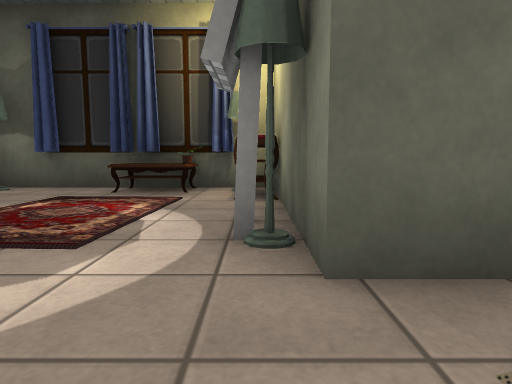
[1] (above)

17 first-person views from a walk through a 3-D level made in the Unity game engine. The camera is 0.58 m above the floor, tilts 6° down and sees 75° across. The floor is counted in squares, 1 m on a side. Each view is taken from the middle of a square. On the plan, view 1 faces up. The plan holds only what a view shows up to about 9 squares ahead; the rest is blank. The player is left out. Some surface patterns are stand-ins.

[2]
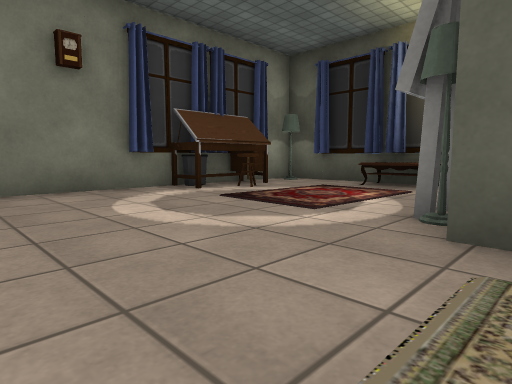

[3]
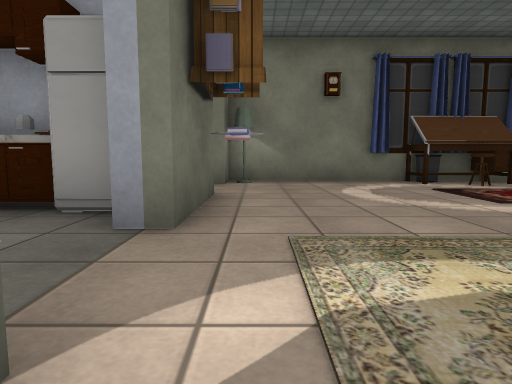

[4]
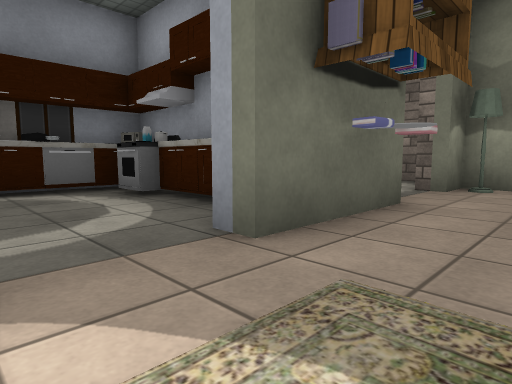

[5]
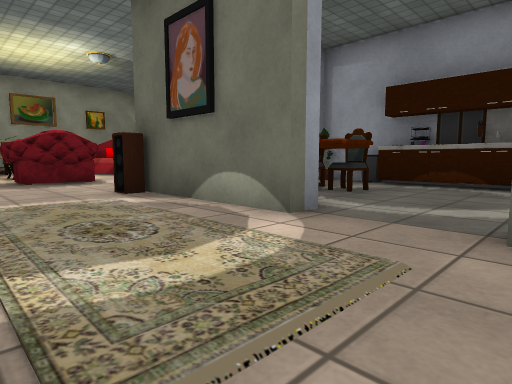

[6]
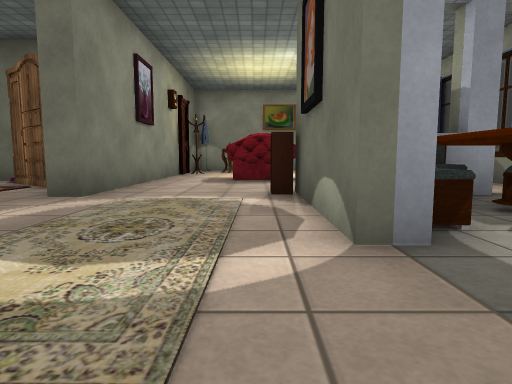

[7]
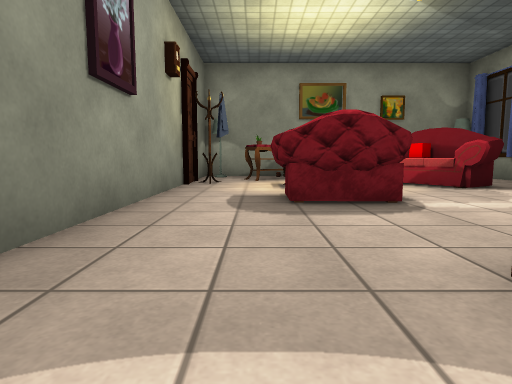

[8]
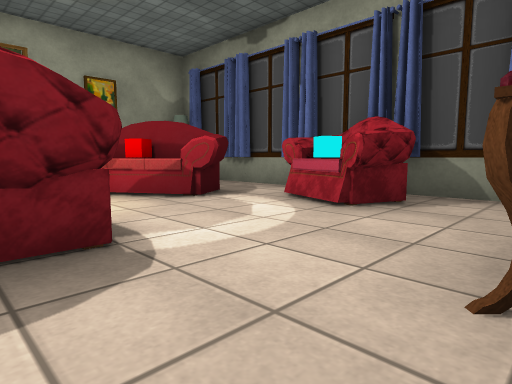

[9]
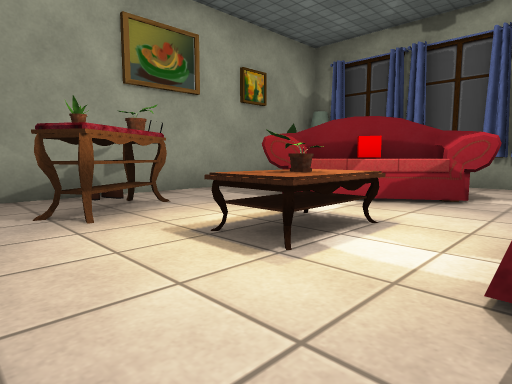

[10]
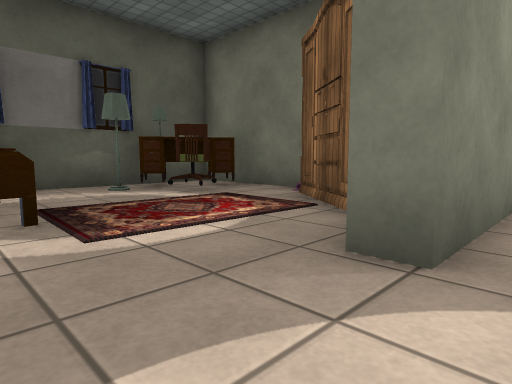

[11]
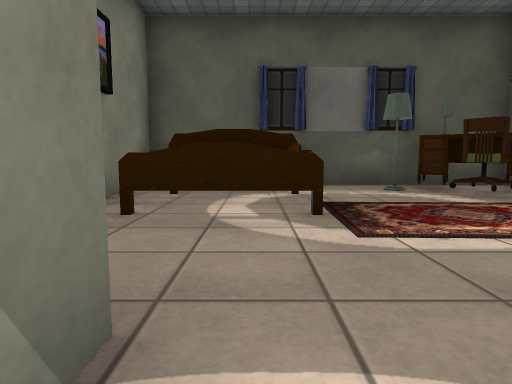

[12]
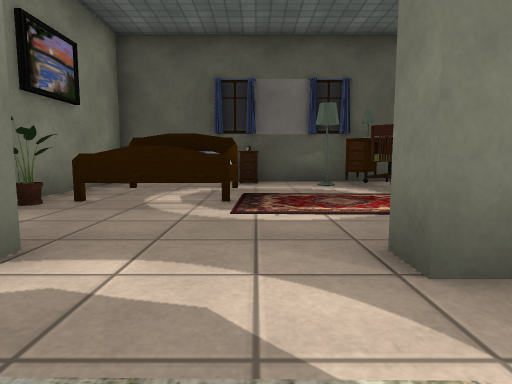

[13]
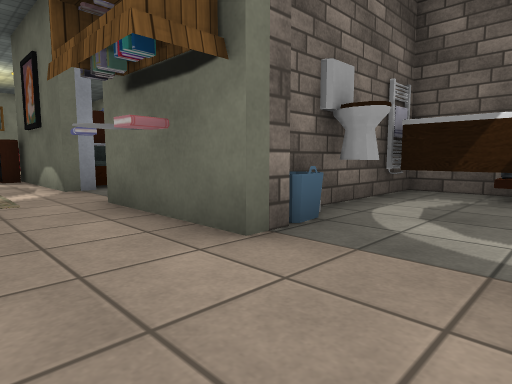

[14]
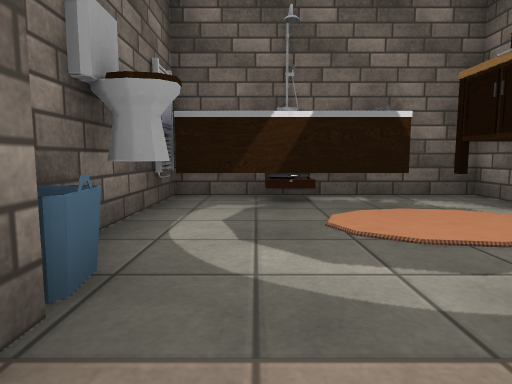

[15]
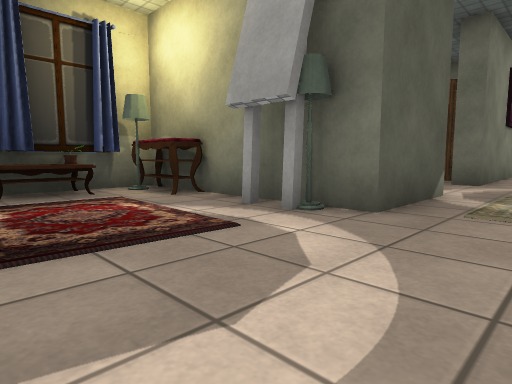

[16]
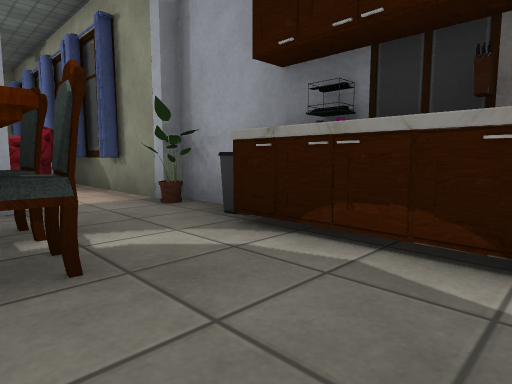

[17]
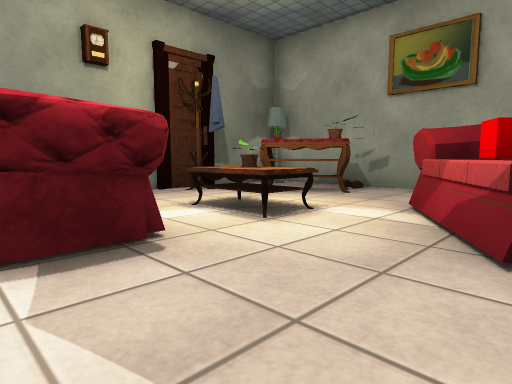

### Floor plan
Points are (right, up) in squares from view 1. A wall is a line through its corners. A room is listed if a view was taken in it or the views show most of it. See-through windows are left out.
Room 1 (views 1, 2, 3, 4, 5, 6, 7, 8, 9, 10, 11, 12, 13, 14, 15, 16, 17)
walls: (2.2, -2.2) (2.2, -1.7) (5.6, -1.7); (2.5, 1.5) (0.4, 1.5); (0.3, 2.4) (0.3, 4.2); (5.1, -4.8) (5.1, -3.9); (-1.6, -1.7) (0.3, -1.7) (0.3, -2.2); (-1.8, -3.8) (-1.8, -2.8); (2.9, -6.6) (5.1, -6.6); (5, -6.3) (7.5, -6.3); (-2.6, -6.1) (-1.8, -6.1) (-1.8, -5.4); (9.9, -6.3) (13, -6.3); (-5, 2.5) (-5, -1.7) (-4.1, -1.7) (-4.1, -2.2); (-2.4, 6.3) (-4.5, 6.3); (-5.6, -4.4) (-5.6, -5.5); (-6.4, -2.9) (-6.4, -3.4); (-6.4, -5.2) (-6.4, -6.1) (-4.4, -6.1); (14.2, -5) (14.2, 1.5) (4.8, 1.5)
ways out: opening at (3.5, 2)
objects: bathtub (-5, -6) to (-3, -5); lamp (-5, -1); curtain (-5, 3); curtain (-5, 4) to (-5, 5); lamp (-5, 6); table (-4, 3) to (-4, 4); curtain (-4, 6); other object (-3, -6); other object (-2, -5); other object (-2, -4); other object (-2, -2); curtain (-2, 6); other object (-1, -6); other object (-1, -5) to (0, -5); other object (-1, -4); other object (-1, -3); bookshelf (-1, -1); table (-1, 6); other object (0, -6); fridge (0, -3); lamp (0, 2); other object (0, 5); lamp (0, 6); other object (1, -6) to (2, -6); other object (3, -6); other object (3, -5); chair (3, -4); sofa (3, -3) to (5, -3); chair (4, -4); other object (5, -6); rug (5, -1); speaker (5, 0); other object (6, -4) to (6, -3); curtain (8, -6); armchair (8, -6) to (9, -5); armchair (8, -2) to (9, 0); sofa (10, -5) to (12, -3); table (11, -2) to (11, -1); other object (12, 0) to (13, 0); other object (12, 1); other object (13, -1)

Where each view was taken, in squares from view 1:
view 1: 0 up, 0 right, facing up
view 2: 1 down, 1 right, facing up-left
view 3: 1 down, 3 right, facing left
view 4: 0 up, 2 right, facing down-left
view 5: 1 up, 0 right, facing down-right
view 6: 1 down, 0 right, facing right
view 7: 0 up, 4 right, facing right
view 8: 1 down, 6 right, facing down-right
view 9: 1 up, 9 right, facing down-right
view 10: 1 up, 3 right, facing up-right
view 11: 1 up, 3 right, facing up
view 12: 0 up, 4 right, facing up
view 13: 0 up, 4 left, facing down-right
view 14: 1 down, 3 left, facing down
view 15: 0 up, 3 left, facing up-right
view 16: 4 down, 1 right, facing down-right
view 17: 4 down, 8 right, facing up-right
